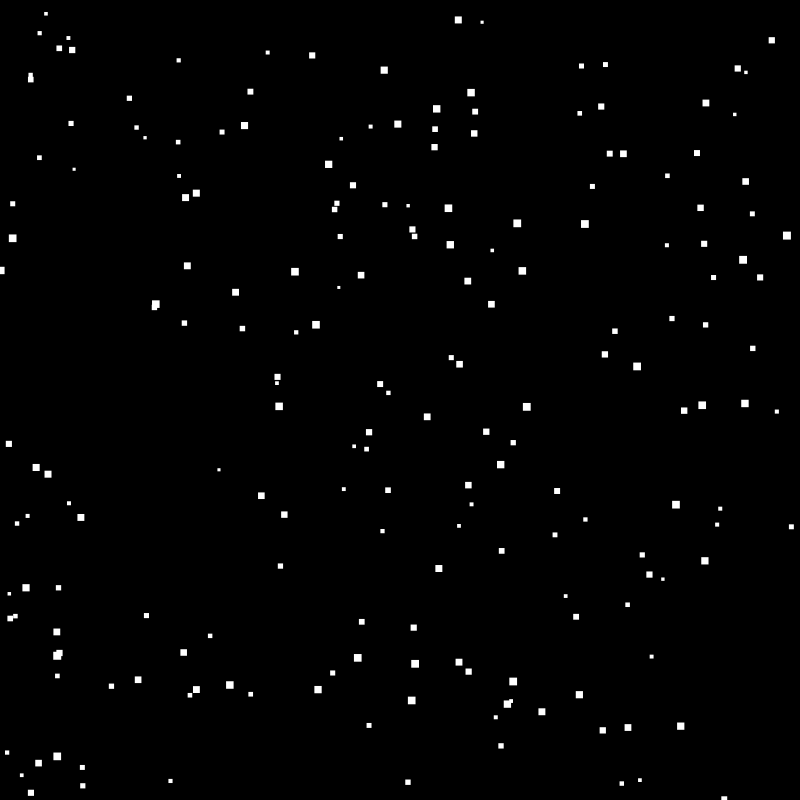
Frame 1 (no input)
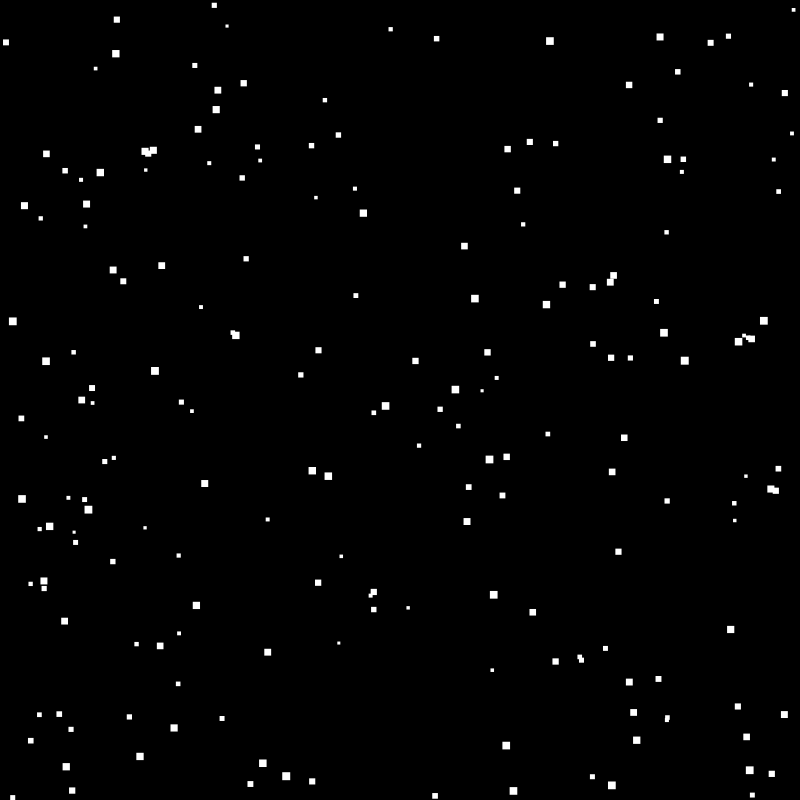
Frame 60 (the mouse pressed at the canvas centre just before this capture)
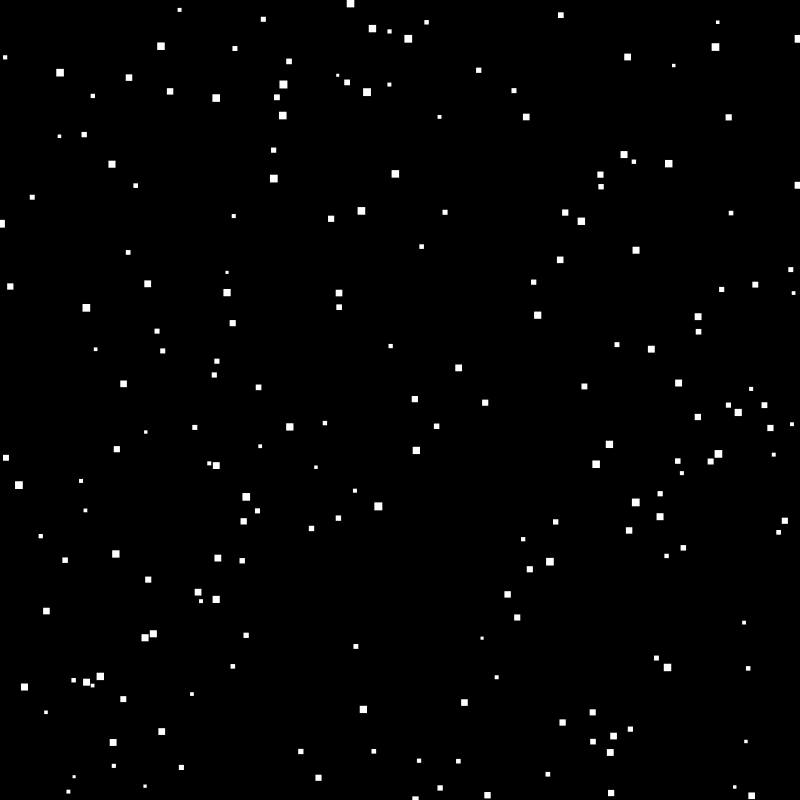
Frame 120 (the mouse held since frame 60 and released just before this capture)

The Processing sketch that drew these frames (run headless with seeded random() and noise(); from frame 60 on, the mouse is pressed at the canvas centre):

// Processing sketch: snow
// ── snow.pde
ArrayList<Snowflake> mySnowflakes;

void setup() {
 size(800,800);
 rectMode(CENTER);
 noStroke();
 
 //instantiate the list:
 mySnowflakes = new ArrayList<Snowflake>();

 int i = 0;
 while (i < 200) {
 mySnowflakes.add(new Snowflake() );
 i++;
 }
 
}

void draw() {
  background(0);
  
  int i = 0;
  while (i < 200) {
    //act amd show the snowflakes
    Snowflake s = mySnowflakes.get(i);
    s.act();
    s.show();
 
    i++;
  }
  
}

// ── snowflake.pde
class Snowflake {
 
  //1. Instance variables
  float x, y, size, speed;
  
  //2. Constructor(s) - initializing the Instance variables
  //                  - no return type (void) 
  //                  - same name as the class
  Snowflake() {
   x = random(0,width);
   y = random(0,height);
   size = random(3,8);
   speed = size;
  }
  
  //3. Behaviour Functions
 
  void act() {
   //actions that a snowflake can do
   // - fall
   // - teleports back to the top
   if (mousePressed) {
    y = y + 1; 
   }else {
     y = y + speed;
   }
   
   y = y + speed;
   if (y > height) {
    x = random(0,width);
    y = -5; 
   }
  }
  
  void show() {
   //draws the snowflake to the screen
   rect(x,y, size,size);
  }
  
}
